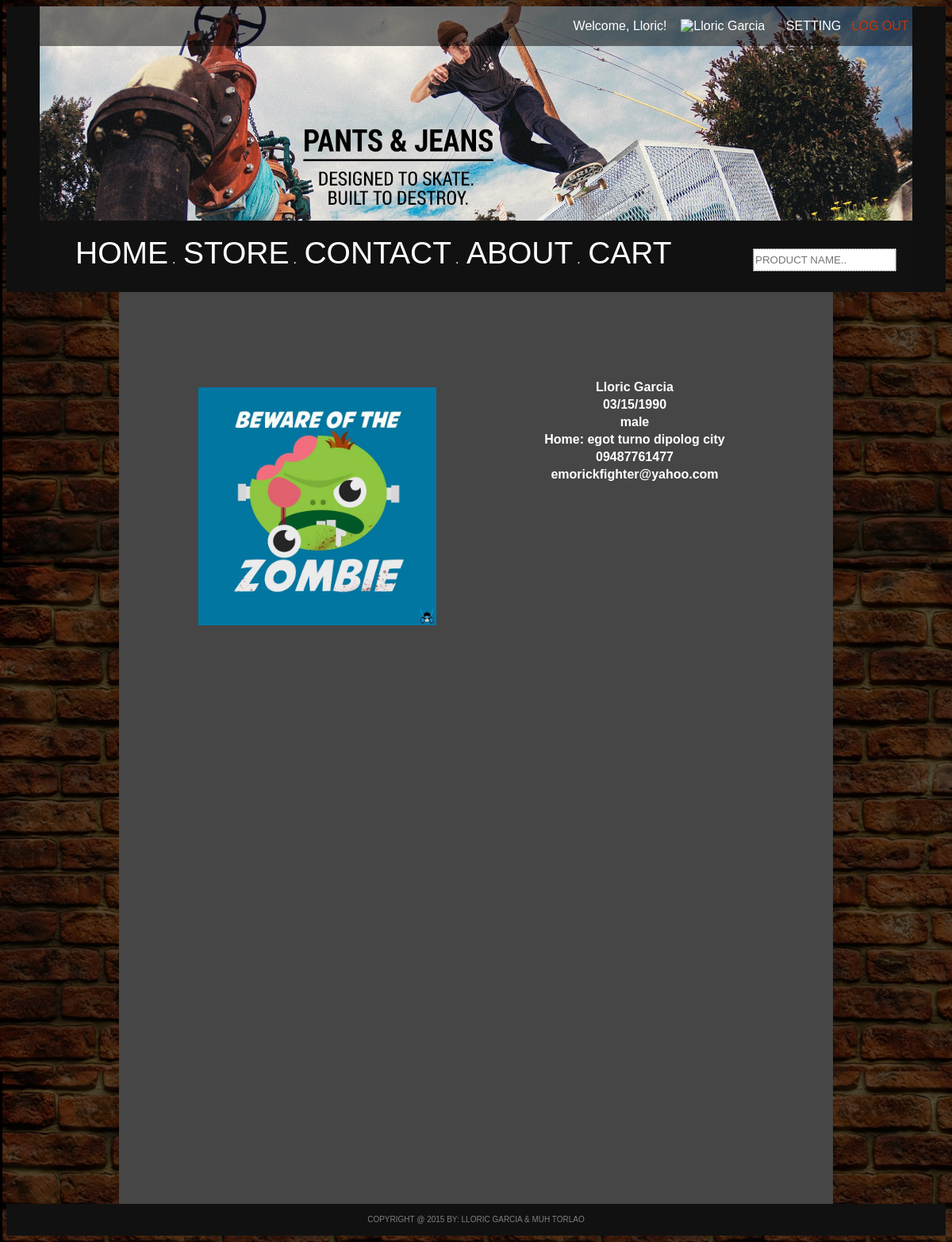
The app's page /profile.php (signed in) with its own data.
### tables this page shows
CREATE TABLE IF NOT EXISTS `useraccount` (
`UserAccountID` int(11) NOT NULL,
  `UserAccountImage` varchar(60) NOT NULL,
  `UserAccountFirstName` varchar(20) NOT NULL,
  `UserAccountLastName` varchar(20) NOT NULL,
  `UserAccountUserName` varchar(20) NOT NULL,
  `UserAccountPassword` varchar(60) NOT NULL,
  `UserAccountBD` varchar(10) NOT NULL,
  `UserAccountGender` enum('female','male') NOT NULL,
  `UserAccountHomeAddress` varchar(60) NOT NULL,
  `UserAccountMobile` varchar(20) NOT NULL,
  `UserAccountEmail` varchar(50) NOT NULL,
  `UserAccountSecretQuestion` varchar(20) NOT NULL,
  `UserAccountAnswer` varchar(100) NOT NULL
);

### class/img.php (called while the page is built, shortened)
<?php
	class IMG{
		private static $image,$dir;
		function __construct($tmp_dir) {
			self::$dir=$tmp_dir;
		}
		function h($str,$h){
			$str2=self::get_file_name($str);
			list($str2,$ext)=explode(".", $str2);
			$output_name="tmp/".$str2."-(Heigt".$h.").".$ext;
			if(!self::check_if_exist($output_name)){
	   			return self::$dir.$output_name;
   			}
   			else
   				return self::$dir.$output_name;
		}
		private function get_file_name($file){
			$token = strtok($file, "/");
			$t="";
			while ($token !== false){
				$t=$token;
				$token = strtok("/");
			}
			return $t;
		}
		private function check_if_exist($tmpFile){
			return file_exists($tmpFile);
		}
	}
?>

### config.php (called while the page is built, shortened)
<?php
   $ri = new IMG(isset($tmp_dir)?$tmp_dir:"");
?>

### class/resize.php (called while the page is built, shortened)
<?php
class SimpleImage {
   var $image;
   function load($filename) {
      $image_info = getimagesize($filename);
      $this->image_type = $image_info[2];
      if( $this->image_type == IMAGETYPE_JPEG ) {
         $this->image = imagecreatefromjpeg($filename);
      } elseif( $this->image_type == IMAGETYPE_GIF ) {
         $this->image = imagecreatefromgif($filename);
      } elseif( $this->image_type == IMAGETYPE_PNG ) {
         $this->image = imagecreatefrompng($filename);
      }
   }
   function getWidth() {
      return imagesx($this->image);
   }
   function getHeight() {
      return imagesy($this->image);
   }
   function resizeToHeight($height) {
      $ratio = $height / $this->getHeight();
      $width = $this->getWidth() * $ratio;
   }
   function resize($width,$height) {
      $new_image = imagecreatetruecolor($width, $height);
      $this->image = $new_image;
   }
}
?>

### class/db.php (called while the page is built, shortened)
<?php
class DB {
	private static $instance;
	private function __construct() {
		$this->MySQLi = @ new mysqli(
			DB_SERVER,
			DB_USER,
			DB_PASSWD,
			DB_NAME
		);
	}
	public static function init() {
		self::$instance = new self();
	}
	public static function query($q){
		$var=self::$instance->MySQLi->query($q);
		return $var;
	}
}
?>

### php/footer.php (called while the page is built, shortened)
<?php
	include"php/footer2.php";
?>

### profile.php (the view, shortened to what this page needs)
<?php
	$docfile="profile";
	include 'php/main_style.php';
	include 'php/header.php';
	include 'php/menu.php';
	require_once('config.php');
	$rs=DB::query("SELECT *  FROM UserAccount WHERE UserAccountID=".$_SESSION['authID']);
	$row=$rs->fetch_object();
?>
		<center>
			<div class="main_body">
				<div class="primary" style="  background-image: url('img/UserImage/<?php echo $_SESSION['authImg']?>');background-repeat: no-repeat; background-size: cover;">
				</div>
				<BR><BR><BR><BR><BR><BR>
				<table>
					<tr>
						<th><?php echo $row->UserAccountFirstName."   ".$row->UserAccountLastName?></th>
					</tr>
					<tr>
						<th><?php echo $row->UserAccountBD?></th>
					</tr>
					<tr>
						<th><?php echo $row->UserAccountGender?></th>
					</tr>
					<tr>
						<th><?php echo "Home: ".$row->UserAccountHomeAddress?></th>
					</tr>
					<tr>
						<th><?php echo $row->UserAccountMobile?></th>
					</tr>
					<tr>
						<th><?php echo $row->UserAccountEmail?></th>
					</tr>
				</table>
			</div>
		</center>
<?php
	include 'php/footer.php';
?>

### php/main_style.php (shortened to what this page needs)
<!DOCTYPE html>
<html>
  <head>
    <link rel="stylesheet" type="text/css" href="css/style.css">

### php/header.php (shortened to what this page needs)
</head>
<body>
	<div style="background-color:#101010; height:270;">
		<center>
			<div class="header">
				<div id="inside_header">
					<div id="log" >
						<?php
							if(isset($_SESSION['authID'])){  ?>
								<p>
									Welcome,
									<a href='profile.php' >
										<?php echo $_SESSION['authFn']?>!&nbsp;&nbsp;&nbsp;
										<img src="<?php echo $ri->h("img/UserImage/".$_SESSION['authImg'],28);?>" alt="<?php echo $_SESSION['authFn']." ".$_SESSION['authLn']; ?>" >
									</a>&nbsp;&nbsp;&nbsp;&nbsp;
								 	<a href="setting.php" class="setting">SETTING</a>&nbsp;&nbsp; <a href="php/logout.php" class="logout">LOG OUT</a>&nbsp;
								</p>
					<?php		}
							else
								echo "<p><a  class='login' href='signup.php'>SIGN UP</a>&nbsp;&nbsp;|&nbsp;&nbsp;<a href='login.php?".basename(DB::esc($_SERVER['PHP_SELF'])).(($_SERVER ['QUERY_STRING']=="")?"":"?".$_SERVER['QUERY_STRING'])."' class='login'>LOG IN</a>&nbsp;&nbsp;</p>";
						?>
					</div>
				</div>
			</div>
		</center>
	</div>

### php/menu.php
<div style="background-color:#101010; height:90;">
	<center>
		<div class="menu">
            <div style="float:left;margin-top:3px;">
           	<ul id="navlist">
				<li id="mainmenu" <?=($docfile=="index")?"class='active_menu'":""?> ><a href="index.php" id="current">HOME</a></li>.
				<li id="mainmenu" <?=($docfile=="store")?"class='active_menu'":""?> ><a href="store.php?query=all">STORE</a></li>.
				<li id="mainmenu" <?=($docfile=="contact")?"class='active_menu'":""?> ><a href="contact.php">CONTACT</a></li>.
				<li id="mainmenu" <?=($docfile=="about")?"class='active_menu'":""?> ><a href="about.php">ABOUT</a></li>.
				<li id="mainmenu" <?=($docfile=="mycart")?"class='active_menu'":""?> ><a href="mycart.php">CART</a></li>
			</ul>
			</div>
			<form action="store.php" >
				<span style="float:right">
					<input type="text" class="txtF" height="100px" placeholder="PRODUCT NAME.." name="search">
				</span>
			</form>
		</div>
	</center>
</div>

### php/footer2.php
		<div class="footer">
			<center>
				<p style="color:gray; font-size:10px; margin-top:4px;">
					COPYRIGHT @ 2015 BY: LLORIC GARCIA & MUH TORLAO
				</p>
			</center>
		</div>
	</body>
</html>

### css/style.css (style rules this page uses)
#log { float:right; }
#inside_header { width: 1100px;height: 50px;background:rgba(0,0,0,.5); }
a,p,div { text-decoration:none;color: white;font-family: sans-serif; }
body { background-image: url("../img/background website.jpg"); background-attachment: fixed; }
.header { height: 270px;width: 1100px;margin-top:0;background-image:url("../img/banner.jpg");background-repeat: no-repeat; background-size: cover; }
.menu { height: 90px;width: 1100px;background-color:#111111; }
.main_body { height:1149px;width:900px;background-color:#464646; }
.footer { padding-top:10px;height:30px;background-color:#111111; }
#mainmenu { font-size: 39px; display: inline; list-style-type:none; padding: 19px 5px; transition:all .2s ease-in-out; }
.primary { height: 300px; width: 300px; float: left; margin-top: 120px; margin-left: 100px; }
.logout { color:#CC3300 }
.txtF { border: 1px dotted #000000;outline:0;height:25px;width: 175px;margin-top:35px;margin-right: 20px; }

### records on screen
useraccount: UserAccountFirstName "Lloric", UserAccountLastName "Garcia", UserAccountBD "03/15/1990", UserAccountGender "male", UserAccountHomeAddress "egot turno dipolog city", UserAccountMobile "09487761477", UserAccountEmail "emorickfighter@yahoo.com"

### other values on screen
$_SESSION['authFn'] "Lloric"
